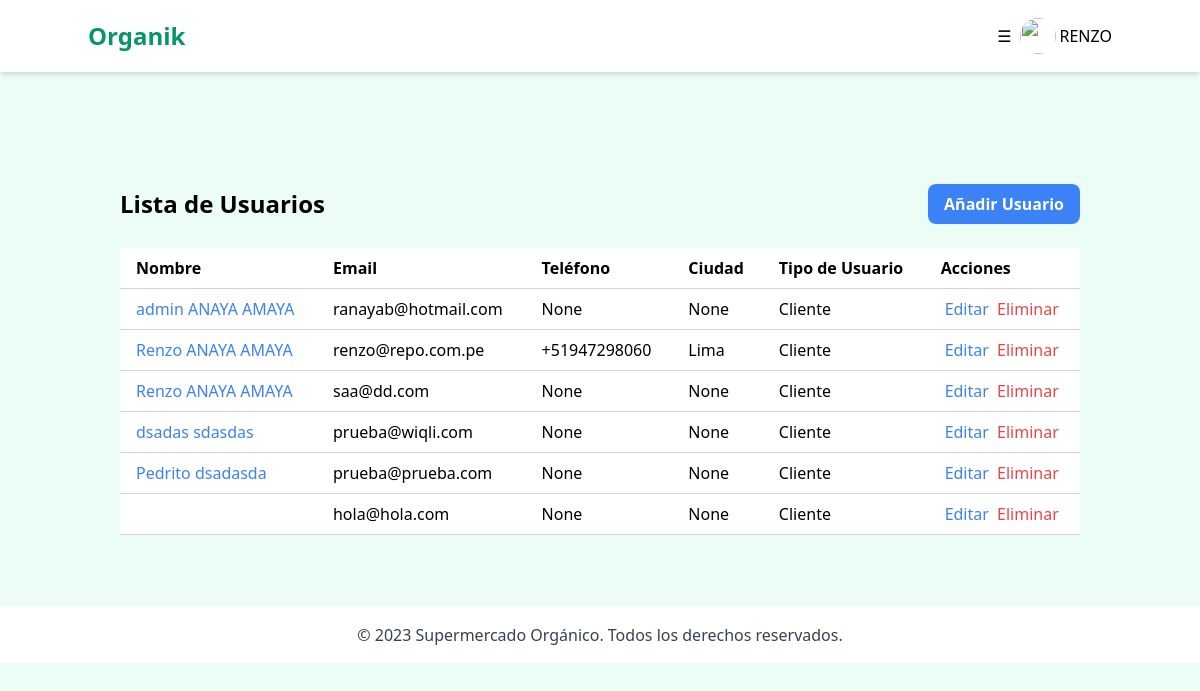
/administracion/usuario/ (signed in), run on the app's committed database.
### marketapp/models.py (models this page shows, shortened)
class Usuario(AbstractUser):
    telefono = models.CharField(max_length=20, blank=True, null=True)
    direccion = models.CharField(max_length=200, blank=True, null=True)
    ciudad = models.CharField(max_length=50, blank=True, null=True)
    distrito = models.CharField(max_length=50, blank=True, null=True)
    codigo_postal = models.CharField(max_length=10, blank=True, null=True)
    email = models.EmailField(unique=True, verbose_name='correo electrónico')
    CLIENTE = "cliente"
    ADMINISTRADOR = "administrador"
    TIPO_USUARIO_CHOICES = [
        (CLIENTE, "Cliente"),
        (ADMINISTRADOR, "Administrador"),
    ]
    tipo_usuario = models.CharField(
        max_length=15,
        choices=TIPO_USUARIO_CHOICES,
        default=CLIENTE,
    )

### marketapp/views.py (the view)
# urls.py: path('usuario/', UsuarioAdminListView.as_view(), name='admin_usuario_list'),
class UsuarioAdminListView(LoginRequiredMixin, ListView):
    model = Usuario
    template_name = 'marketapp/admin/usuario/list.html'
    context_object_name = 'users'

### marketapp/templates/marketapp/admin/usuario/list.html
{% extends "marketapp/admin/adminIndex.html" %}
{% block contenido %}
<div class="container mx-auto mt-10 md:p-4">
    <div class="flex justify-between items-center mb-6">
        <h2 class="text-2xl font-bold">Lista de Usuarios</h2>
        <a href="{% url 'administracion:admin_usuario_create' %}" class="bg-blue-500 hover:bg-blue-600 text-white font-bold py-2 px-4 rounded-lg">
            Añadir Usuario
        </a>
    </div>
    <table class="min-w-full bg-white">
        <thead>
            <tr>
                <th class="py-0 md:py-2 md:px-4 border-b border-gray-300 text-left">Nombre</th>
                <th class="py-0 md:py-2 md:px-4 border-b border-gray-300 text-left">Email</th>
                <th class="py-0 md:py-2 md:px-4 border-b border-gray-300 text-left">Teléfono</th>
                <th class="py-0 md:py-2 md:px-4 border-b border-gray-300 text-left">Ciudad</th>
                <th class="py-0 md:py-2 md:px-4 border-b border-gray-300 text-left">Tipo de Usuario</th>
                <th class="py-0 md:py-2 md:px-4 border-b border-gray-300 text-left">Acciones</th>
            </tr>
        </thead>
        <tbody>
            {% for usuario in users %}
            <tr>
                <td class="py-0 px-2 md:py-2 md:px-4 border-b border-gray-300"><a href="{% url 'administracion:admin_usuario_detail' usuario.id %}" class="text-blue-500 hover:text-blue-600">{{ usuario.first_name }} {{ usuario.last_name }}</a></td>
                <td class="py-0 md:py-2 md:px-4 border-b border-gray-300">{{ usuario.email }}</td>
                <td class="py-0 md:py-2 md:px-4 border-b border-gray-300">{{ usuario.telefono }}</td>
                <td class="py-0 md:py-2 md:px-4 border-b border-gray-300">{{ usuario.ciudad }}</td>
                <td class="py-0 md:py-2 md:px-4 border-b border-gray-300">{{ usuario.get_tipo_usuario_display }}</td>
                <td class="py-0 md:py-2  md:px-4 border-b border-gray-300 ">
                    <a href="{% url 'administracion:admin_usuario_edit' usuario.id %}" class="text-blue-500 hover:text-blue-600 ml-1">Editar</a>
                    <a href="{% url 'administracion:admin_usuario_delete' usuario.id %}" class="text-red-500 hover:text-red-600 ml-1">Eliminar</a>
                </td>
            </tr>
            {% endfor %}
        </tbody>
    </table>
</div>
{% endblock %}

### marketapp/templates/marketapp/admin/adminIndex.html (shortened to what this page needs)
{% load static %}
<!DOCTYPE html>
<html lang="enS">
<head>
    <link href="https://cdn.jsdelivr.net/npm/tailwindcss@2.2.19/dist/tailwind.min.css" rel="stylesheet">
</head>
<body class="bg-green-50">
    <nav class="bg-white p-2 px-4 shadow-md relative">
        <div class="container mx-auto flex justify-between items-center">
            <h1 class="text-2xl font-bold text-green-600"><a href="{% url 'administracion:adminIndex' %}">Organik</a></h1>
            {% if user.is_authenticated %}
                <div onclick="toggleDropdown()" class="flex ml-4 my-2 items-center">
                    <button class="p-2 rounded-md hover:bg-green-200">&#9776;</button>
                    <img src="{{ request.session.avatar }}" alt="" class="rounded-full object-cover h-9 w-9">
                    <p class="ml-1">{{ user.first_name | upper }}</p>
                </div>
            {% endif %}
        </div>
    </nav>
    <main class="container mx-auto mt-10 p-4 ">
        {% block contenido %}{% endblock contenido %}
    </main>
    <footer class="bg-white mt-10 p-4 shadow-t">
        <div class="container mx-auto text-center">
            <p class="text-gray-700">&copy; 2023 Supermercado Orgánico. Todos los derechos reservados.</p>
        </div>
    </footer>
</body>
</html>

### data on the page
Usuario: first_name "RENZO", first_name "Renzo", last_name "ANAYA AMAYA", email "renzo@repo.com.pe", telefono "+51947298060", ciudad "Lima", tipo_usuario "Cliente"
Usuario: first_name "admin", last_name "ANAYA AMAYA", email "ranayab@hotmail.com", telefono "None", ciudad "None", tipo_usuario "Cliente"
Usuario: first_name "Renzo", last_name "ANAYA AMAYA", email "saa@dd.com", telefono "None", ciudad "None", tipo_usuario "Cliente"
Usuario: first_name "dsadas", last_name "sdasdas", email "prueba@wiqli.com", telefono "None", ciudad "None", tipo_usuario "Cliente"
Usuario: first_name "Pedrito", last_name "dsadasda", email "prueba@prueba.com", telefono "None", ciudad "None", tipo_usuario "Cliente"
Usuario: email "hola@hola.com", telefono "None", ciudad "None", tipo_usuario "Cliente"
